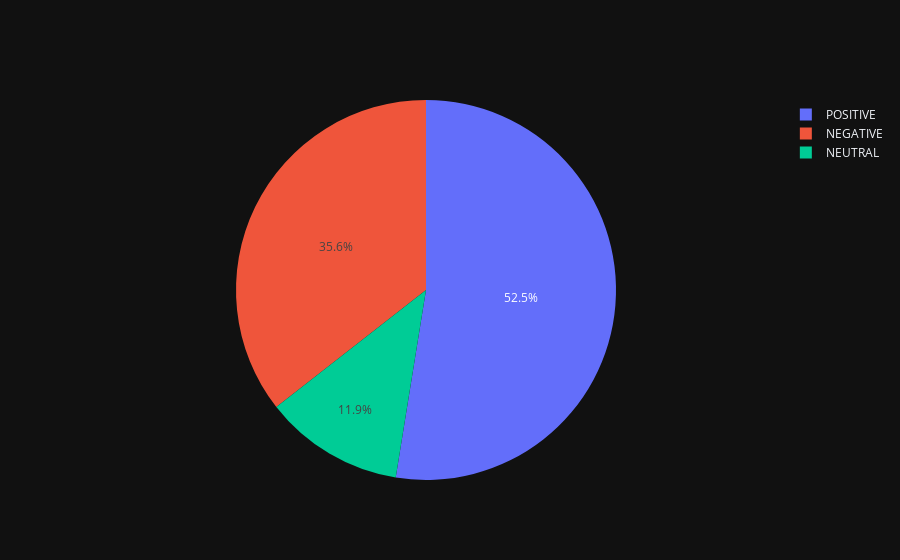

Notebook code for this chart:
### Code cell
fig = go.Figure(data=[go.Pie(labels=df_pie.index, values=df_pie.values)])

fig.show()

### Figure 1 — Plotly figure (JSON) as saved in the notebook; plotly's stock layout.template omitted (floating-point values rounded to 4 significant figures)
{"data": [{"labels": ["NEGATIVE", "NEUTRAL", "POSITIVE"], "type": "pie", "values": [1319, 441, 1949]}], "layout": {}}
